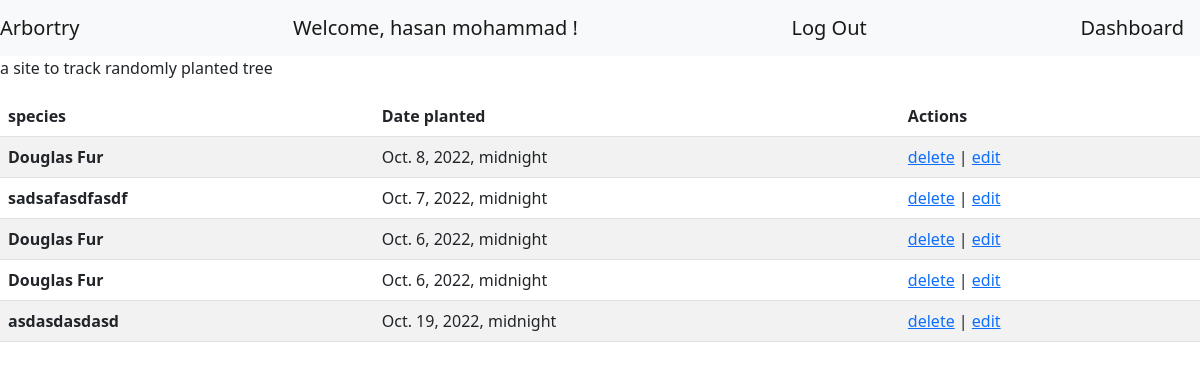
Before: /user/account (signed in) with the older database file.
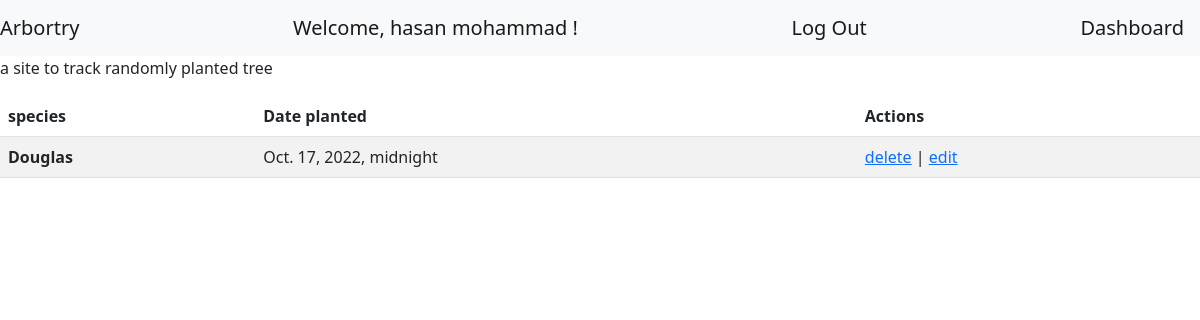
After: the same page with the newer database file.
### loginApp/models.py (models this page shows)
class User(models.Model):
    fname = models.CharField(max_length=255)
    lname = models.CharField(max_length=255)
    email = models.CharField(max_length=255)
    pw = models.CharField(max_length=255)
    created_at= models.DateTimeField(auto_now_add=True)
    updated_at= models.DateTimeField(auto_now=True)
    objects = UserManager()

class Plant(models.Model):
    planted_by = models.ForeignKey(User, related_name="plants", on_delete = models.CASCADE)
    visited_by = models.ManyToManyField(User, related_name="visited_trees")
    species = models.CharField(max_length=255)
    location = models.CharField(max_length=255)
    reason = models.CharField(max_length=255)
    date = models.DateTimeField()
    created_at= models.DateTimeField(auto_now_add=True)
    updated_at= models.DateTimeField(auto_now=True)
    objects=PlantManager()

### loginApp/views.py (the view)
# urls.py: path('user/account', views.render_account),
def render_account(request):
    if 'id' in request.session:
        context ={
            "users": User.objects.all()
        }
        return render(request, "user_account.html", context)
    else:
        return redirect("/")

### loginApp/templates/user_account.html (shortened to what this page needs)
<!DOCTYPE html>
<html lang="en">
<head>
    {% load static %}
    <link href="https://cdn.jsdelivr.net/npm/bootstrap@5.2.2/dist/css/bootstrap.min.css" rel="stylesheet">
</head>
<body>
    <nav class="navbar navbar-light bg-light">
        <p class="navbar-brand mb-0">Arbortry </p>
        <p class="navbar-brand ml-auto mb-0">Welcome, {{request.session.firstname}} {{request.session.lastname}} !</p>
        <a class="navbar-brand" href="/destroy">Log Out</a>
        <a class="navbar-brand" href="/dashboard">Dashboard</a>
    </nav>
    <p>a site to track randomly planted tree </p>
    <table class="table table-striped">
        <thead>
        <tr>
            <th scope="col">species</th>
            <th scope="col">Date planted</th>
            <th scope="col">Actions </th>
        </tr>
        </thead>
        <tbody>
        {% for user in users %}
            {% for tree in user.plants.all %}
        <tr>
            <th scope="row"> {{tree.species}} </th>
            <td>{{tree.date}}</td>
            <td> <a href="/delete/{{tree.id}}">delete</a> | <a href="/edit/{{tree.id}}/">edit</a></td>
        </tr>
            {% endfor %}
        {% endfor %}
        </tbody>
    </table>
</body>
</html>

Changed rows visible on the page:
no longer on this page (row unchanged): User: session.firstname "hasan"
removed Plant: species "Douglas Fur", date "Oct. 8, 2022, midnight"
removed Plant: species "sadsafasdfasdf", date "Oct. 7, 2022, midnight"
removed Plant: species "Douglas Fur", date "Oct. 6, 2022, midnight"
removed Plant: species "Douglas Fur", date "Oct. 6, 2022, midnight"
removed Plant: species "asdasdasdasd", date "Oct. 19, 2022, midnight"
added Plant: species "Douglas", date "Oct. 17, 2022, midnight"
Other visible differences:
{{ request.session.firstname }}: (not shown) → "hasan"
